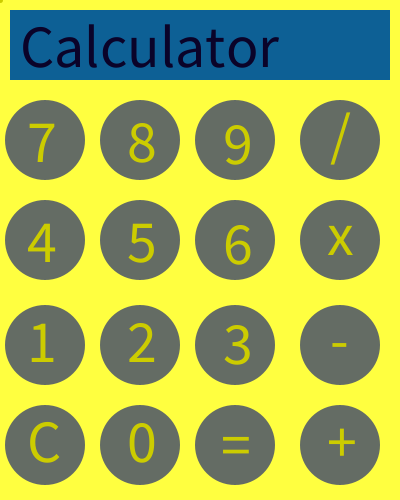
Frame 1 (no input)
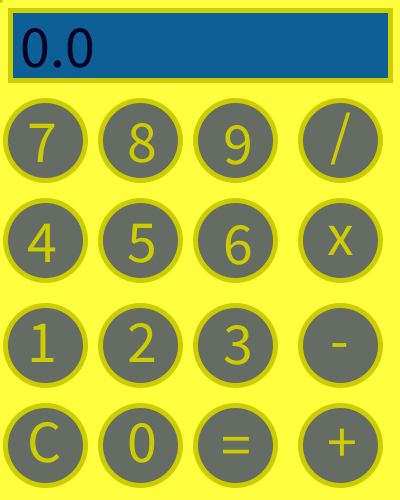
Frame 60 (the mouse pressed at the canvas centre just before this capture)
Frame 120 (the mouse held since frame 60 and released just before this capture): identical to frame 60, image omitted

The Processing sketch that drew these frames (run headless with seeded random() and noise(); from frame 60 on, the mouse is pressed at the canvas centre):

// Processing sketch: Eindopracht_H13_1
// ── Eindopracht_H13_1.pde
color background_color = color(255, 255, 64);
color entry_color = color(13, 96, 149);
color entry_text_color = color(10, 3, 41);
color button_color = color(100, 108, 100);
color button_text_color = color(204, 204, 0);

char pKey=' ';
float value_1, value_2, position=0;
String operation;
String entery_text="Calculator";

void setup(){
  size(400, 500);
  background(background_color);
  noStroke();
  textSize(60);
  
}

void draw(){
  reset();
  input();
  
}

void reset(){
  background(background_color);
  
  fill(entry_color);
  rect(10, 10, 380, 70);
  
  fill(entry_text_color);
  text(entery_text, 20, 67);
  
  fill(button_color);
  
  ellipse(45, 140, 80, 80);
  ellipse(140, 140, 80, 80);
  ellipse(235, 140, 80, 80);
  ellipse(340, 140, 80, 80);
  
  ellipse(45, 240, 80, 80);
  ellipse(140, 240, 80, 80);
  ellipse(235, 240, 80, 80);
  ellipse(340, 240, 80, 80);
  
  ellipse(45, 345, 80, 80);
  ellipse(140, 345, 80, 80);
  ellipse(235, 345, 80, 80);
  ellipse(340, 345, 80, 80);
  
  ellipse(45, 445, 80, 80);
  ellipse(140, 445, 80, 80);
  ellipse(235, 445, 80, 80);
  ellipse(340, 445, 80, 80);
  
  stroke(204, 204, 0);
  strokeWeight(5);
  line(0, 0, 0, 0);
  
  fill(button_text_color);
  
  text("7", 27, 162);
  text("8", 127, 162);
  text("9", 223, 164);
  text("/", 330, 155);
  
  text("4", 27, 262);
  text("5", 127, 262);
  text("6", 223, 264);
  text("x", 327, 255);
  
  text("1", 27, 362);
  text("2", 127, 362);
  text("3", 223, 364);
  text("-", 330, 360);
  
  text("C", 27, 462);
  text("0", 127, 462);
  text("=", 221, 465);
  text("+", 327, 462);
}

void input(){
  if(keyPressed/* && (key!=pKey)*/){
    delay(150);
    //pKey = key;
    if(key=='0'){
      if(position==1){
        position=2;
      }
      if(position==0){
        value_1 = (value_1*10)+0;
      }
      else if(position==2){
        value_2 = (value_2*10)+0;
      }
      else if(position==4){
        value_1=0;
        position=0;
      }
    }
    else if(key=='1'){
      if(position==1){
        position=2;
      }
      if(position==0){
        value_1 = (value_1*10)+1;
      }
      else if(position==2){
        value_2 = (value_2*10)+1;
      }
      else if(position==4){
        value_1=1;
        position=0;
      }
    }
    else if(key=='2'){
                              if(position==1){
        position=2;
      }
      if(position==0){
        value_1 = (value_1*10)+2;
      }
      else if(position==2){
        value_2 = (value_2*10)+2;
      }
                        else if(position==4){
        value_1=2;
        position=0;
      }
    }
    else if(key=='3'){
      if(position==1){
        position=2;
      }
      if(position==0){
        value_1 = (value_1*10)+3;
      }
      else if(position==2){
        value_2 = (value_2*10)+3;
      }
      else if(position==4){
        value_1=3;
        position=0;
      }
    }
    else if(key=='4'){
      if(position==1){
        position=2;
      }
      if(position==0){
        value_1 = (value_1*10)+4;
      }
      else if(position==2){
        value_2 = (value_2*10)+4;
      }
      else if(position==4){
        value_1=4;
        position=0;
      }
    }
    else if(key=='5'){
      if(position==1){
        position=2;
      }
      if(position==0){
        value_1 = (value_1*10)+5;
      }
      else if(position==2){
        value_2 = (value_2*10)+5;
      }
      else if(position==4){
        value_1=5;
        position=0;
      }
    }
    else if(key=='6'){
      if(position==1){
        position=2;
      }
      if(position==0){
        value_1 = (value_1*10)+6;
      }
      else if(position==2){
        value_2 = (value_2*10)+6;
      }
      else if(position==4){
        value_1=6;
        position=0;
      }
    }
    else if(key=='7'){
      if(position==1){
        position=2;
      }
      if(position==0){
        value_1 = (value_1*10)+7;
      }
      else if(position==2){
        value_2 = (value_2*10)+7;
      }
      else if(position==4){
        value_1=7;
        position=0;
      }
    }
    else if(key=='8'){
      if(position==1){
        position=2;
      }
      if(position==0){
        value_1 = (value_1*10)+8;
      }
      else if(position==2){
        value_2 = (value_2*10)+8;
      }
      else if(position==4){
        value_1=8;
        position=0;
      }
    }
    else if(key=='9'){
      if(position==1){
        position=2;
      }
      if(position==0){
        value_1 = (value_1*10)+9;
      }
      else if(position==2){
        value_2 = (value_2*10)+9;
      }
      else if(position==4){
        value_1=9;
        position=0;
      }
    }
    
    else if(key=='+'){
      if(position==0){
        position=1;
      }
      else if(position==4){
        position=1;
      }
      if(position==1){
        operation="+";
      }
    }
    else if(key=='-'){
      if(position==0){
        position=1;
      }
      else if(position==4){
        position=1;
      }
      if(position==1){
        operation="-";
      }
    }
    else if(key=='*'){
      if(position==0){
        position=1;
      }
      else if(position==4){
        position=1;
      }
      if(position==1){
        operation="*";
      }
    }
    else if(key=='/'){
      if(position==0){
        position=1;
      }
      else if(position==4){
        position=1;
      }
      if(position==1){
        operation="/";
      }
    }
    else if(key=='='){
      if(operation=="+"){
        value_1 += value_2;
      }
      else if(operation=="-"){
        value_1 -= value_2;
      }
      else if(operation=="*"){
        value_1 *= value_2;
      }
      else if(operation=="/"){
        value_1 /= value_2;
      }
      position=4;
      value_2=0;
      operation="";
    }
    else if(key=='C' || key=='c'){
      exit();
    }
  }
  
  else if(mousePressed){
    delay(150);
    if(mouseX>110&&mouseX<190&&mouseY>400&&mouseY<480){
      if(position==1){
        position=2;
      }
      if(position==0){
        value_1 = (value_1*10)+0;
      }
      else if(position==2){
        value_2 = (value_2*10)+0;
      }
      else if(position==4){
        value_1=0;
        position=0;
      }
    }
    else if(mouseX>10&&mouseX<90&&mouseY>300&&mouseY<380){
      if(position==1){
        position=2;
      }
      if(position==0){
        value_1 = (value_1*10)+1;
      }
      else if(position==2){
        value_2 = (value_2*10)+1;
      }
      else if(position==4){
        value_1=1;
        position=0;
      }
    }
    else if(mouseX>110&&mouseX<190&&mouseY>300&&mouseY<380){
      if(position==1){
        position=2;
      }
      if(position==0){
        value_1 = (value_1*10)+2;
      }
      else if(position==2){
        value_2 = (value_2*10)+2;
      }
      else if(position==4){
        value_1=2;
        position=0;
      }
    }
    else if(mouseX>210&&mouseX<290&&mouseY>300&&mouseY<380){
      if(position==1){
        position=2;
      }
      if(position==0){
        value_1 = (value_1*10)+3;
      }
      else if(position==2){
        value_2 = (value_2*10)+3;
      }
      else if(position==4){
        value_1=3;
        position=0;
      }
    }
    else if(mouseX>10&&mouseX<90&&mouseY>200&&mouseY<280){
      if(position==1){
        position=2;
      }
      if(position==0){
        value_1 = (value_1*10)+4;
      }
      else if(position==2){
        value_2 = (value_2*10)+4;
      }
      else if(position==4){
        value_1=4;
        position=0;
      }
    }
    else if(mouseX>110&&mouseX<190&&mouseY>200&&mouseY<280){
      if(position==1){
        position=2;
      }
      if(position==0){
        value_1 = (value_1*10)+5;
      }
      else if(position==2){
        value_2 = (value_2*10)+5;
      }
      else if(position==4){
        value_1=5;
        position=0;
      }
    }
    else if(mouseX>210&&mouseX<290&&mouseY>200&&mouseY<280){
      if(position==1){
        position=2;
      }
      if(position==0){
        value_1 = (value_1*10)+6;
      }
      else if(position==2){
        value_2 = (value_2*10)+6;
      }
      else if(position==4){
        value_1=6;
        position=0;
      }
    }
    else if(mouseX>10&&mouseX<90&&mouseY>100&&mouseY<180){
      if(position==1){
        position=2;
      }
      if(position==0){
        value_1 = (value_1*10)+7;
      }
      else if(position==2){
        value_2 = (value_2*10)+7;
      }
      else if(position==4){
        value_1=7;
        position=0;
      }
    }
    else if(mouseX>110&&mouseX<190&&mouseY>100&&mouseY<180){
      if(position==1){
        position=2;
      }
      if(position==0){
        value_1 = (value_1*10)+8;
      }
      else if(position==2){
        value_2 = (value_2*10)+8;
      }
      else if(position==4){
        value_1=8;
        position=0;
      }
    }
    else if(mouseX>210&&mouseX<290&&mouseY>100&&mouseY<180){
      if(position==1){
        position=2;
      }
      if(position==0){
        value_1 = (value_1*10)+9;
      }
      else if(position==2){
        value_2 = (value_2*10)+9;
      }
      else if(position==4){
        value_1=9;
        position=0;
      }
    }
    
    else if(mouseX>310&&mouseX<390&&mouseY>400&&mouseY<480){
      if(position==0){
        position=1;
      }
      else if(position==4){
        position=1;
      }
      if(position==1){
        operation="+";
      }
    }
    else if(mouseX>310&&mouseX<390&&mouseY>300&&mouseY<380){
      if(position==0){
        position=1;
      }
      else if(position==4){
        position=1;
      }
      if(position==1){
        operation="-";
      }
    }
    else if(mouseX>310&&mouseX<390&&mouseY>200&&mouseY<280){
      if(position==0){
        position=1;
      }
      else if(position==4){
        position=1;
      }
      if(position==1){
        operation="*";
      }
    }
    else if(mouseX>310&&mouseX<390&&mouseY>100&&mouseY<180){
      if(position==0){
        position=1;
      }
      else if(position==4){
        position=1;
      }
      if(position==1){
        operation="/";
      }
    }
    else if(mouseX>210&&mouseX<290&&mouseY>400&&mouseY<480){
      if(operation=="+"){
        value_1 += value_2;
      }
      else if(operation=="-"){
        value_1 -= value_2;
      }
      else if(operation=="*"){
        value_1 *= value_2;
      }
      else if(operation=="/"){
        value_1 /= value_2;
      }
      position=4;
      value_2=0;
      operation="";
    }
    else if(mouseX>10&&mouseX<90&&mouseY>400&&mouseY<480){
      exit();
    }
  }
  
    if(position==0||position==4){
    entery_text = str(value_1);
  }
  
  else if(position==1){
    entery_text = str(value_1)+operation;
  }
  
  else if(position==2){
    entery_text = str(value_1)+operation+str(value_2);
  }

}
